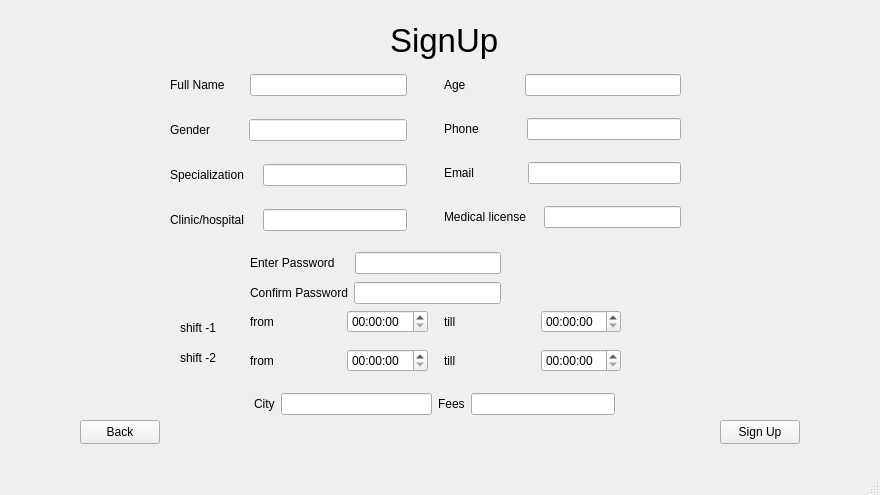
<?xml version="1.0" encoding="UTF-8"?>
<ui version="4.0">
 <class>doctorsignup</class>
 <widget class="QMainWindow" name="doctorsignup">
  <property name="geometry">
   <rect>
    <x>0</x>
    <y>0</y>
    <width>880</width>
    <height>495</height>
   </rect>
  </property>
  <property name="windowTitle">
   <string>MainWindow</string>
  </property>
  <widget class="QWidget" name="centralwidget">
   <widget class="QLabel" name="label">
    <property name="geometry">
     <rect>
      <x>390</x>
      <y>10</y>
      <width>111</width>
      <height>61</height>
     </rect>
    </property>
    <property name="font">
     <font>
      <pointsize>25</pointsize>
     </font>
    </property>
    <property name="text">
     <string>SignUp</string>
    </property>
   </widget>
   <widget class="QLabel" name="label_10">
    <property name="geometry">
     <rect>
      <x>180</x>
      <y>320</y>
      <width>49</width>
      <height>16</height>
     </rect>
    </property>
    <property name="text">
     <string>shift -1</string>
    </property>
   </widget>
   <widget class="QLabel" name="label_11">
    <property name="geometry">
     <rect>
      <x>180</x>
      <y>350</y>
      <width>49</width>
      <height>16</height>
     </rect>
    </property>
    <property name="text">
     <string>shift -2</string>
    </property>
   </widget>
   <widget class="QPushButton" name="pushButton">
    <property name="geometry">
     <rect>
      <x>720</x>
      <y>420</y>
      <width>80</width>
      <height>24</height>
     </rect>
    </property>
    <property name="text">
     <string>Sign Up</string>
    </property>
   </widget>
   <widget class="QWidget" name="layoutWidget">
    <property name="geometry">
     <rect>
      <x>170</x>
      <y>70</y>
      <width>511</width>
      <height>165</height>
     </rect>
    </property>
    <layout class="QHBoxLayout" name="horizontalLayout_9">
     <property name="spacing">
      <number>37</number>
     </property>
     <item>
      <layout class="QVBoxLayout" name="verticalLayout">
       <property name="spacing">
        <number>19</number>
       </property>
       <item>
        <layout class="QHBoxLayout" name="horizontalLayout">
         <property name="spacing">
          <number>25</number>
         </property>
         <item>
          <widget class="QLabel" name="label_2">
           <property name="text">
            <string>Full Name</string>
           </property>
          </widget>
         </item>
         <item>
          <widget class="QLineEdit" name="Name"/>
         </item>
        </layout>
       </item>
       <item>
        <layout class="QHBoxLayout" name="horizontalLayout_3">
         <property name="spacing">
          <number>39</number>
         </property>
         <item>
          <widget class="QLabel" name="label_4">
           <property name="text">
            <string>Gender</string>
           </property>
          </widget>
         </item>
         <item>
          <widget class="QLineEdit" name="Gender"/>
         </item>
        </layout>
       </item>
       <item>
        <layout class="QHBoxLayout" name="horizontalLayout_5">
         <item>
          <widget class="QLabel" name="label_6">
           <property name="text">
            <string>Specialization</string>
           </property>
          </widget>
         </item>
         <item>
          <widget class="QLineEdit" name="Specialization"/>
         </item>
        </layout>
       </item>
       <item>
        <layout class="QHBoxLayout" name="horizontalLayout_7">
         <item>
          <widget class="QLabel" name="label_8">
           <property name="text">
            <string>Clinic/hospital</string>
           </property>
          </widget>
         </item>
         <item>
          <widget class="QLineEdit" name="Clinic_Name"/>
         </item>
        </layout>
       </item>
      </layout>
     </item>
     <item>
      <layout class="QVBoxLayout" name="verticalLayout_2">
       <property name="spacing">
        <number>18</number>
       </property>
       <item>
        <layout class="QHBoxLayout" name="horizontalLayout_2">
         <property name="spacing">
          <number>59</number>
         </property>
         <item>
          <widget class="QLabel" name="label_3">
           <property name="text">
            <string>Age</string>
           </property>
          </widget>
         </item>
         <item>
          <widget class="QLineEdit" name="Age"/>
         </item>
        </layout>
       </item>
       <item>
        <layout class="QHBoxLayout" name="horizontalLayout_4">
         <property name="spacing">
          <number>48</number>
         </property>
         <item>
          <widget class="QLabel" name="label_5">
           <property name="text">
            <string>Phone</string>
           </property>
          </widget>
         </item>
         <item>
          <widget class="QLineEdit" name="Phone"/>
         </item>
        </layout>
       </item>
       <item>
        <layout class="QHBoxLayout" name="horizontalLayout_6">
         <property name="spacing">
          <number>54</number>
         </property>
         <item>
          <widget class="QLabel" name="label_7">
           <property name="text">
            <string>Email</string>
           </property>
          </widget>
         </item>
         <item>
          <widget class="QLineEdit" name="Email"/>
         </item>
        </layout>
       </item>
       <item>
        <layout class="QHBoxLayout" name="horizontalLayout_8">
         <item>
          <widget class="QLabel" name="label_9">
           <property name="text">
            <string>Medical license</string>
           </property>
          </widget>
         </item>
         <item>
          <widget class="QLineEdit" name="License"/>
         </item>
        </layout>
       </item>
      </layout>
     </item>
    </layout>
   </widget>
   <widget class="QWidget" name="layoutWidget">
    <property name="geometry">
     <rect>
      <x>250</x>
      <y>310</y>
      <width>371</width>
      <height>64</height>
     </rect>
    </property>
    <layout class="QHBoxLayout" name="horizontalLayout_14">
     <property name="spacing">
      <number>16</number>
     </property>
     <item>
      <layout class="QVBoxLayout" name="verticalLayout_4">
       <item>
        <layout class="QHBoxLayout" name="horizontalLayout_11">
         <item>
          <widget class="QLabel" name="label_13">
           <property name="text">
            <string>from</string>
           </property>
          </widget>
         </item>
         <item>
          <widget class="QTimeEdit" name="s1f"/>
         </item>
        </layout>
       </item>
       <item>
        <layout class="QHBoxLayout" name="horizontalLayout_13">
         <item>
          <widget class="QLabel" name="label_15">
           <property name="text">
            <string>from</string>
           </property>
          </widget>
         </item>
         <item>
          <widget class="QTimeEdit" name="s2f"/>
         </item>
        </layout>
       </item>
      </layout>
     </item>
     <item>
      <layout class="QVBoxLayout" name="verticalLayout_3">
       <item>
        <layout class="QHBoxLayout" name="horizontalLayout_10">
         <item>
          <widget class="QLabel" name="label_12">
           <property name="text">
            <string>till</string>
           </property>
          </widget>
         </item>
         <item>
          <widget class="QTimeEdit" name="s1t"/>
         </item>
        </layout>
       </item>
       <item>
        <layout class="QHBoxLayout" name="horizontalLayout_12">
         <item>
          <widget class="QLabel" name="label_14">
           <property name="text">
            <string>till</string>
           </property>
          </widget>
         </item>
         <item>
          <widget class="QTimeEdit" name="s2t"/>
         </item>
        </layout>
       </item>
      </layout>
     </item>
    </layout>
   </widget>
   <widget class="QWidget" name="layoutWidget_2">
    <property name="geometry">
     <rect>
      <x>250</x>
      <y>280</y>
      <width>251</width>
      <height>26</height>
     </rect>
    </property>
    <layout class="QHBoxLayout" name="horizontalLayout_18">
     <item>
      <widget class="QLabel" name="label_19">
       <property name="text">
        <string>Confirm Password</string>
       </property>
      </widget>
     </item>
     <item>
      <widget class="QLineEdit" name="cPassword"/>
     </item>
    </layout>
   </widget>
   <widget class="QPushButton" name="pushButton_2">
    <property name="geometry">
     <rect>
      <x>80</x>
      <y>420</y>
      <width>80</width>
      <height>24</height>
     </rect>
    </property>
    <property name="text">
     <string>Back</string>
    </property>
   </widget>
   <widget class="QWidget" name="layoutWidget">
    <property name="geometry">
     <rect>
      <x>250</x>
      <y>250</y>
      <width>251</width>
      <height>26</height>
     </rect>
    </property>
    <layout class="QHBoxLayout" name="horizontalLayout_17">
     <property name="spacing">
      <number>20</number>
     </property>
     <item>
      <widget class="QLabel" name="label_18">
       <property name="text">
        <string>Enter Password</string>
       </property>
      </widget>
     </item>
     <item>
      <widget class="QLineEdit" name="Password"/>
     </item>
    </layout>
   </widget>
   <widget class="QWidget" name="layoutWidget">
    <property name="geometry">
     <rect>
      <x>254</x>
      <y>390</y>
      <width>361</width>
      <height>28</height>
     </rect>
    </property>
    <layout class="QHBoxLayout" name="horizontalLayout_19">
     <item>
      <layout class="QHBoxLayout" name="horizontalLayout_15">
       <item>
        <widget class="QLabel" name="label_16">
         <property name="text">
          <string>City</string>
         </property>
        </widget>
       </item>
       <item>
        <widget class="QLineEdit" name="Address"/>
       </item>
      </layout>
     </item>
     <item>
      <layout class="QHBoxLayout" name="horizontalLayout_16">
       <item>
        <widget class="QLabel" name="label_17">
         <property name="text">
          <string>Fees</string>
         </property>
        </widget>
       </item>
       <item>
        <widget class="QLineEdit" name="Fees"/>
       </item>
      </layout>
     </item>
    </layout>
   </widget>
  </widget>
  <widget class="QStatusBar" name="statusbar"/>
 </widget>
 <resources/>
 <connections/>
</ui>
